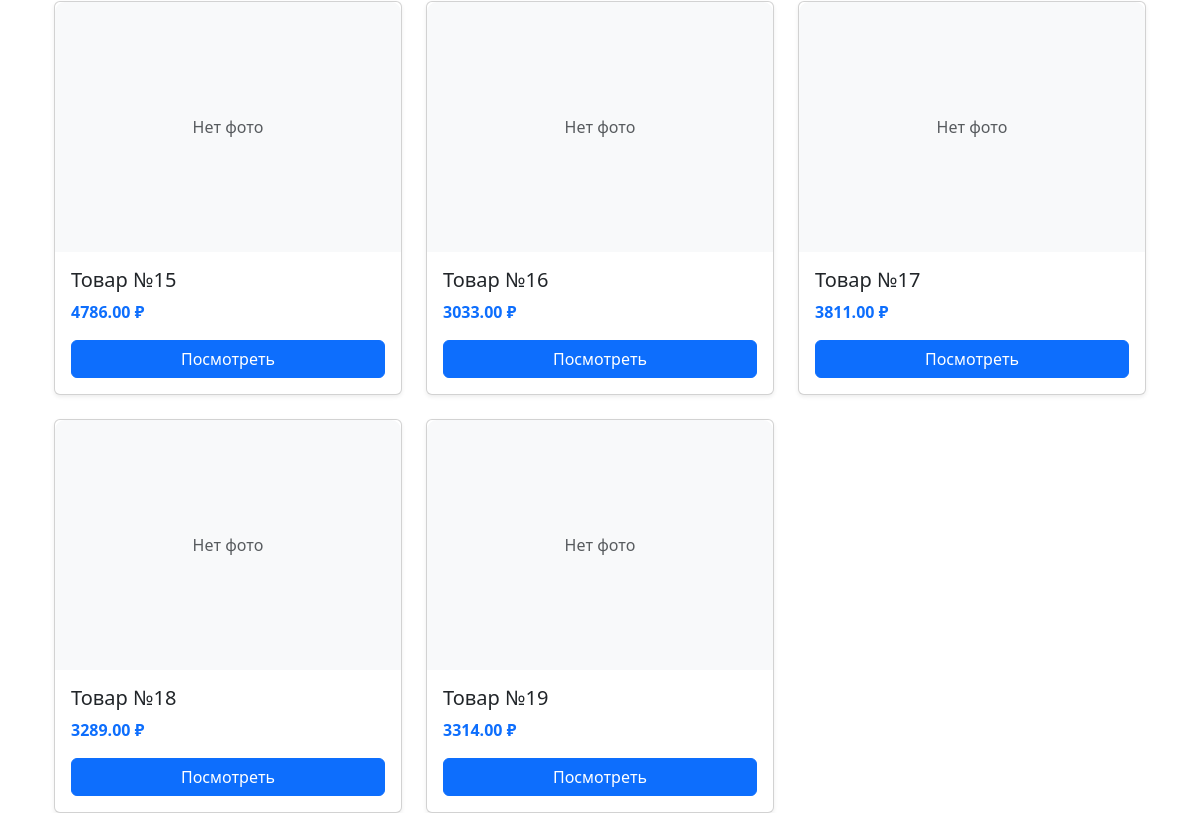
The app's page / (lower part), older data.
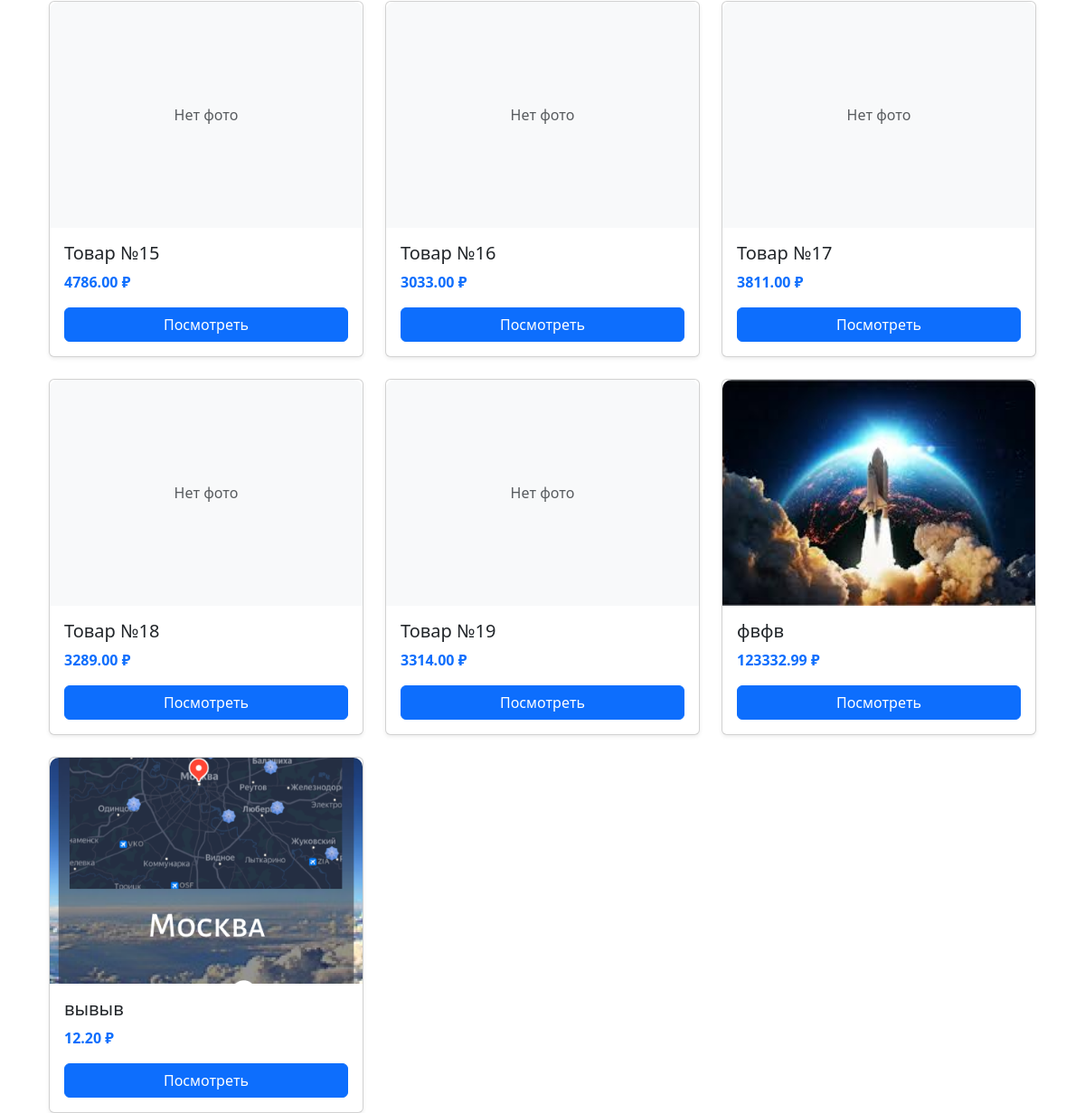
The same page, newer data.
### store/models.py (models this page shows, shortened)
class Product(models.Model):
    title = models.CharField(max_length=200)
    description = models.TextField()
    price = models.DecimalField(max_digits=10, decimal_places=2)
    category = models.ForeignKey(Category, on_delete=models.CASCADE)
    image = models.ImageField(upload_to='products/', null=True, blank=True)
    seller = models.ForeignKey(
        User,
        on_delete=models.SET_NULL,
        null=True,
        blank=True,
        verbose_name="Продавец"
    )

### store/views.py (the view)
# urls.py: path('', index, name='index'),
def index(request, category_slug=None):
    products = Product.objects.all()
    query = request.GET.get('search')
    if query:
        products = products.filter(title__icontains=query)
    if category_slug:
        category = get_object_or_404(Category, slug=category_slug)
        products = products.filter(category=category)
    context = {'products': products, 'query': query}
    return render(request, 'index.html', context)

### store/context_processors.py (called while the page is built)
def cart_status(request):
    categories = Category.objects.all() # Получаем все категории
    if request.user.is_authenticated:
        order, created = Order.objects.get_or_create(customer=request.user, complete=False)
        cart_total = order.get_cart_items
    else:
        cart_total = 0
    return {
        'cart_total': cart_total,
        'all_categories': categories # Теперь категории доступны везде
    }

### templates/index.html (shortened to what this page needs)
{% extends 'base.html' %}
{% block content %}
<div class="container">
    <div class="row row-cols-1 row-cols-md-3 g-4">
        {% for product in products %}
        <div class="col">
            <div class="card h-100 shadow-sm">
                {% if product.image %}
                    <img src="{{ product.image.url }}"
                         alt="{{ product.title }}"
                         class="card-img-top"
                         style="width: 100%; height: 250px; object-fit: cover; border-top-left-radius: 10px; border-top-right-radius: 10px;">
                {% else %}
                    <div class="bg-light text-center d-flex align-items-center justify-content-center"
                         style="height: 250px; border-top-left-radius: 10px; border-top-right-radius: 10px;">
                        <span class="text-muted">Нет фото</span>
                    </div>
                {% endif %}
                <div class="card-body d-flex flex-column">
                    <h5 class="card-title">{{ product.title }}</h5>
                    <p class="card-text text-primary fw-bold">{{ product.price }} ₽</p>
                    <a href="{% url 'product_detail' pk=product.pk %}" class="btn btn-primary mt-auto">Посмотреть</a>
                </div>
            </div>
        </div>
        {% endfor %}
    </div>
</div>
{% endblock %}

Row changes from the older to the newer data that the page shows:
added Product: image (picture), title "фвфв", price "123332.99"
added Product: image (picture), title "вывыв", price "12.20"
